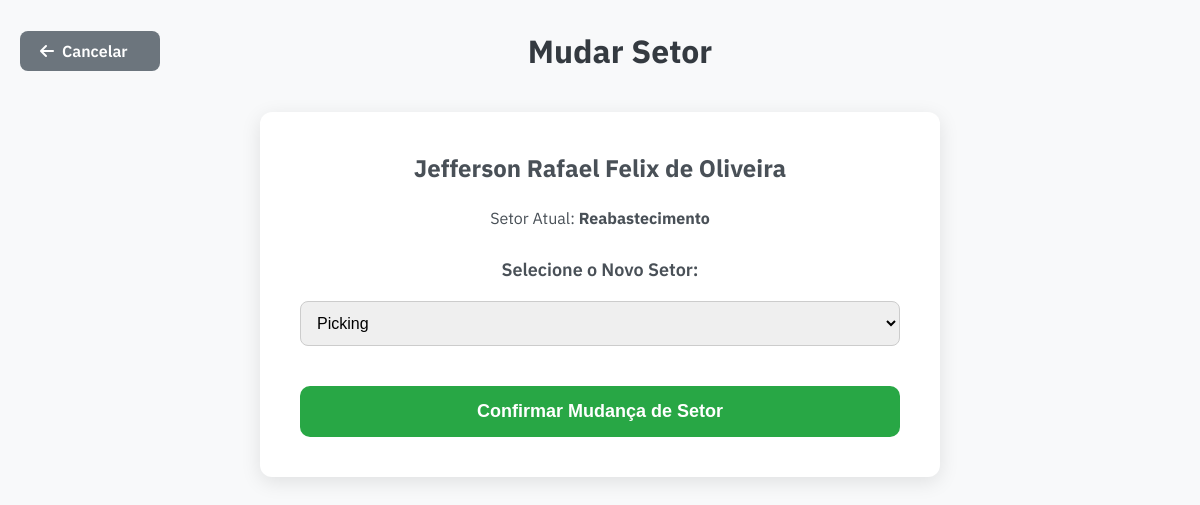
/colaborador/79/mudar_setor (signed in), run on the app's committed database.
### app.py (models this page shows)
class Colaborador(db.Model):
    __tablename__ = 'colaboradores'
    id = db.Column(db.Integer, primary_key=True)
    nome_completo = db.Column(db.String(200), unique=True, nullable=False)
    cargo = db.Column(db.String(100))
    processo = db.Column(db.String(100))
    turno = db.Column(db.String(50))
    turno_num = db.Column(db.Integer)
    nome_gestor_imediato = db.Column(db.String(200))
    foto_url = db.Column(db.String(500))
    avaliacoes = db.relationship('Avaliacao', backref='colaborador', lazy=True, cascade="all, delete-orphan")
    insignias = db.relationship('Insignia', backref='colaborador', lazy=True, cascade="all, delete-orphan")
    pd_itens = db.relationship('PDI', backref='colaborador', lazy=True, cascade="all, delete-orphan")
    historico_avaliacoes = db.relationship('Historico', backref='colaborador', lazy=True, cascade="all, delete-orphan")

### app.py (the view)
@app.route('/colaborador/<int:colaborador_id>/mudar_setor', methods=['GET', 'POST'])
@login_required
def mudar_setor(colaborador_id):
    colaborador = Colaborador.query.get_or_404(colaborador_id)
    if request.method == 'POST':
        novo_setor = request.form.get('novo_setor')
        colaborador.processo = novo_setor
        db.session.commit()
        flash(f'Setor de {colaborador.nome_completo} alterado para {novo_setor}.', 'success')
        return redirect(url_for('detalhe_colaborador', colaborador_id=colaborador.id))
    todos_setores = [setor for setor in PESOS.keys() if setor != 'DEFAULT']
    todos_setores.append("Desligado")
    colaborador_dict = {
        'id': colaborador.id,
        'Nome_completo': colaborador.nome_completo,
        'Processo': colaborador.processo
    }
    return render_template('mudar_setor.html', colaborador=colaborador_dict, todos_setores=todos_setores)

### app.py (called while the page is built)
@login_manager.user_loader
def load_user(user_id):
    return User.query.get(int(user_id))

### templates/mudar_setor.html (shortened to what this page needs)
<!DOCTYPE html>
<html lang="pt-BR">
<head>
    <link rel="stylesheet" href="{{ url_for('static', filename='css/style.css') }}">
</head>
<body class="page-detalhe">
    <div class="container">
        <div class="header-com-voltar">
            <a href="{{ url_for('detalhe_colaborador', colaborador_id=colaborador.id) }}" class="back-btn">
                <i class="fa-solid fa-arrow-left"></i> Cancelar
            </a>
            <h1>Mudar Setor</h1>
        </div>
        <div class="change-sector-container">
            <h3>{{ colaborador.Nome_completo }}</h3>
            <p>Setor Atual: <strong>{{ colaborador.Processo }}</strong></p>
            <form method="POST" class="change-sector-form">
                <label for="setor-select">Selecione o Novo Setor:</label>
                <select name="novo_setor" id="setor-select">
                    {% for setor in todos_setores %}
                        <option value="{{ setor }}" {% if setor == colaborador.Processo %}disabled{% endif %}>
                            {{ setor }}
                        </option>
                    {% endfor %}
                </select>
                <button type="submit" class="salvar-btn">Confirmar Mudança de Setor</button>
            </form>
        </div>
    </div>
</body>
</html>

### static/css/style.css (style rules this page uses)
:root { --primary-color: #011E38; --success-color: #28a745; --warning-color: #ffc107; --danger-color: #dc3545; --light-gray: #f8f9fa; --dark-gray: #343a40; --text-color: #495057; }
body { font-family: 'IBM Plex Sans', sans-serif; background-color: var(--light-gray); color: var(--text-color); margin: 0; }
.container { max-width: 1200px; margin: 30px auto; padding: 0 20px; }
h1 { text-align: center; color: var(--dark-gray); margin-bottom: 40px; }
.salvar-btn { display: block; width: 100%; padding: 15px; font-size: 18px; font-weight: bold; color: white; background-color: var(--success-color); border: none; border-radius: 10px; cursor: pointer; margin-top: 20px; transition: background-color 0.3s; }
.header-com-voltar { display: flex; align-items: center; gap: 20px; margin-bottom: 20px; position: relative; }
.header-com-voltar h1 { margin: 0; flex-grow: 1; text-align: center; padding-right: 120px; }
.back-btn { display: inline-flex; align-items: center; gap: 8px; padding: 10px 20px; background-color: #6c757d; color: white; text-decoration: none; font-weight: 600; border-radius: 8px; transition: background-color 0.3s ease; white-space: nowrap; width: 100px; }
.change-sector-container { max-width: 600px; margin: 40px auto; background: white; padding: 40px; border-radius: 12px; box-shadow: 0 5px 20px rgba(0,0,0,0.1); text-align: center; }
.change-sector-container h3 { margin-top: 0; font-size: 24px; }
.change-sector-form { margin-top: 30px; display: flex; flex-direction: column; gap: 20px; }
.change-sector-form label { font-weight: 600; font-size: 18px; }
.change-sector-form select { padding: 12px; font-size: 16px; border-radius: 8px; border: 1px solid #ccc; }

### data on the page
Colaborador: Nome_completo "Jefferson Rafael Felix de Oliveira", Processo "Reabastecimento"

### other printed values
form field novo_setor "Picking"
